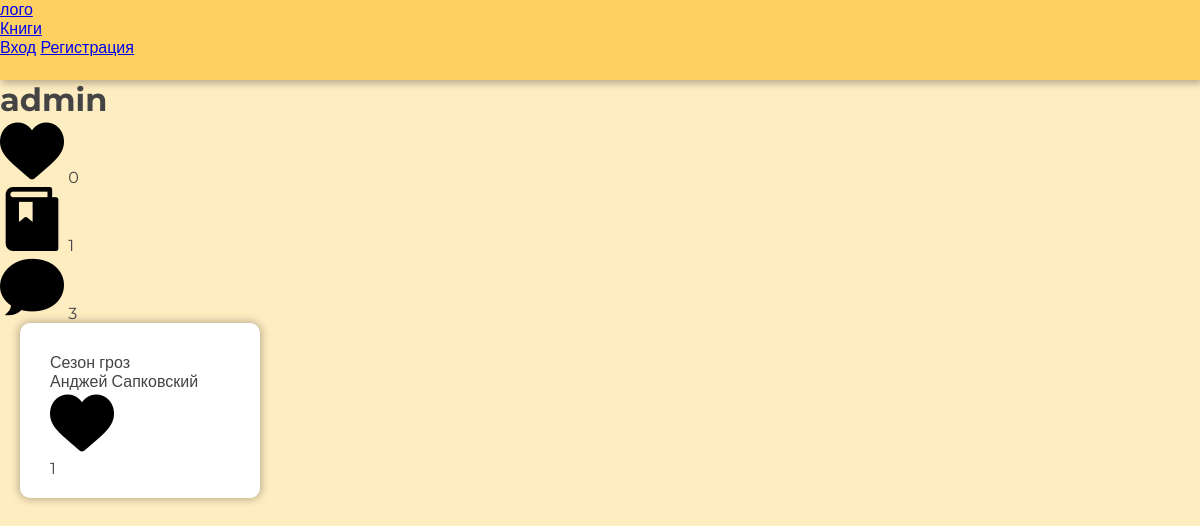
/user/2, run on the app's committed database.
### app/models.py (models this page shows, shortened)
class User(UserMixin, db.Model):
	id = db.Column(db.Integer, primary_key=True)
	email = db.Column(db.String(120), index=True, unique=True)
	username = db.Column(db.String(120), index=True, unique=True)
	password_hash = db.Column(db.String(128))
	_isadmin = db.Column(db.Integer)
	books = db.relationship('Book', backref='user', lazy='dynamic')
	comments = db.relationship('Comment', backref='user', lazy='dynamic')

class Book(db.Model):
	id = db.Column(db.Integer, primary_key=True)
	title = db.Column(db.String(512), index=True)
	author = db.Column(db.String(512), index=True)
	category = db.Column(db.String, index=True)
	description = db.Column(db.String)
	src = db.Column(db.String(512))
	date = db.Column(db.String)
	views = db.Column(db.Integer)
	comments = db.relationship('Comment', backref='book', lazy='dynamic')
	user_id = db.Column(db.Integer, db.ForeignKey('user.id'))
	username = db.Column(db.String, index=True)
	comments_counter = db.Column(db.Integer)
	votes = db.Column(db.Integer)
	liked = db.relationship('BookVote', backref='book', lazy='dynamic')

### app/route.py (the view)
@app.route('/user/<user_id>')
def user(user_id):
	user = User.query.filter_by(id=user_id).first()
	votes = BookVote.query.filter_by(user_id=user.id).all()
	books = [Book.query.filter_by(id=vote.book_id).first() for vote in votes]
	comments = Comment.query.filter_by(user_id=user_id).all()
	rating = sum([comment.votes for comment in comments])
	return render_template('profile.html', books=books, comments=comments, user=user, rating=rating)

### app/templates/profile.html (shortened to what this page needs)
{% extends "base.html" %}
{% block main %}
	<div class="main-box">
		<div class="profile">
			<div class="profile-wrapper">
				<h1 class="profile-title" style='margin: 0;'>{{user.username}}</h1>
				<div class="profile-rating-wrapper">
					<img src="{{ url_for('static', filename='img/black.png') }}" alt="" class="rating-img">
					<span class="profile-rating">{{rating}}</span>
				</div>
				<div class="profile-rating-wrapper">
					<img src="{{ url_for('static', filename='img/education.png') }}" alt="" class="rating-img">
					<span class="profile-rating">{{books|length}}</span>
				</div>
				<div class="profile-rating-wrapper">
					<img src="{{ url_for('static', filename='img/chat.png') }}" alt="" class="rating-img">
					<span class="profile-rating">{{comments|length}}</span>
				</div>
			</div>
		</div>
		<div class="book-box">
			{% for book in books %}
				<div  class="book book__link">
					<div class="book-title">{{book.title}}</div>
					<div class="book-author">{{book.author}}</div>
					<div class="book-rating">
						<div href="{{ url_for('like_book', book_id=book.id) }}" data-id={{book.id}} class="add_book">
							<img src="{{ url_for('static', filename='img/black.png') }}" alt="" class="like">
						</div>
						<span class="rating">{{book.votes}}</span>
					</div>
				</div>
			{% endfor %}
		</div>
	</div>
{% endblock %}

### app/static/css/app.css (style rules this page uses)
body { margin: 0; font-family: monospace; height: 100%; color: #444; background-color:#FFEDC2; font-family: 'Montserrat', sans-serif; }
.book-box { display: flex; flex-wrap: wrap; }
.book { max-width: 240px; width: calc(100% / 4 - 40px); padding: 30px 30px 20px; -webkit-box-sizing: border-box; -moz-box-sizing: border-box; box-sizing: border-box; border-radius: 10px; box-shadow: 0 0 10px 1px rgba(0,0,0,0.3); background-color: #fff; margin-bottom: 40px; margin-left: 20px; margin-right: 20px; text-decoration: none; color: #444; transition: 0.3s; }

### data on the page
User: username "admin"
Book: title "Сезон гроз", author "Анджей Сапковский", votes "1"

### other printed values
{{ rating }} "0"
{{ books|length }} "1"
{{ comments|length }} "3"
